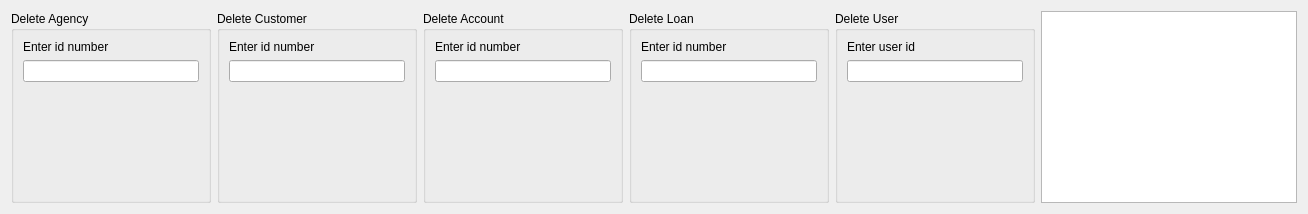
             <widget class="QWidget" name="tab_5">
              <attribute name="title">
               <string>Delete</string>
              </attribute>
              <layout class="QHBoxLayout" name="horizontalLayout_5">
               <item>
                <widget class="QGroupBox" name="gp_delete_agency">
                 <property name="minimumSize">
                  <size>
                   <width>200</width>
                   <height>0</height>
                  </size>
                 </property>
                 <property name="maximumSize">
                  <size>
                   <width>200</width>
                   <height>16777215</height>
                  </size>
                 </property>
                 <property name="title">
                  <string>Delete Agency</string>
                 </property>
                 <layout class="QVBoxLayout" name="verticalLayout_5">
                  <item>
                   <widget class="QLabel" name="label_5">
                    <property name="text">
                     <string>Enter id number</string>
                    </property>
                   </widget>
                  </item>
                  <item>
                   <widget class="QLineEdit" name="et_delete_agancy"/>
                  </item>
                  <item>
                   <spacer name="verticalSpacer_7">
                    <property name="orientation">
                     <enum>Qt::Vertical</enum>
                    </property>
                    <property name="sizeHint" stdset="0">
                     <size>
                      <width>20</width>
                      <height>40</height>
                     </size>
                    </property>
                   </spacer>
                  </item>
                 </layout>
                </widget>
               </item>
               <item>
                <widget class="QGroupBox" name="gp_delete_customer">
                 <property name="minimumSize">
                  <size>
                   <width>200</width>
                   <height>0</height>
                  </size>
                 </property>
                 <property name="maximumSize">
                  <size>
                   <width>200</width>
                   <height>16777215</height>
                  </size>
                 </property>
                 <property name="title">
                  <string>Delete Customer</string>
                 </property>
                 <layout class="QVBoxLayout" name="verticalLayout_12">
                  <item>
                   <widget class="QLabel" name="label_20">
                    <property name="text">
                     <string>Enter id number</string>
                    </property>
                   </widget>
                  </item>
                  <item>
                   <widget class="QLineEdit" name="et_delete_customer"/>
                  </item>
                  <item>
                   <spacer name="verticalSpacer_11">
                    <property name="orientation">
                     <enum>Qt::Vertical</enum>
                    </property>
                    <property name="sizeHint" stdset="0">
                     <size>
                      <width>20</width>
                      <height>40</height>
                     </size>
                    </property>
                   </spacer>
                  </item>
                 </layout>
                </widget>
               </item>
               <item>
                <widget class="QGroupBox" name="gp_delete_account">
                 <property name="minimumSize">
                  <size>
                   <width>200</width>
                   <height>0</height>
                  </size>
                 </property>
                 <property name="maximumSize">
                  <size>
                   <width>200</width>
                   <height>16777215</height>
                  </size>
                 </property>
                 <property name="title">
                  <string>Delete Account</string>
                 </property>
                 <layout class="QVBoxLayout" name="verticalLayout_13">
                  <item>
                   <widget class="QLabel" name="label_21">
                    <property name="text">
                     <string>Enter id number</string>
                    </property>
                   </widget>
                  </item>
                  <item>
                   <widget class="QLineEdit" name="et_delete_active"/>
                  </item>
                  <item>
                   <spacer name="verticalSpacer_12">
                    <property name="orientation">
                     <enum>Qt::Vertical</enum>
                    </property>
                    <property name="sizeHint" stdset="0">
                     <size>
                      <width>20</width>
                      <height>40</height>
                     </size>
                    </property>
                   </spacer>
                  </item>
                 </layout>
                </widget>
               </item>
               <item>
                <widget class="QGroupBox" name="gp_delete_loan">
                 <property name="minimumSize">
                  <size>
                   <width>200</width>
                   <height>0</height>
                  </size>
                 </property>
                 <property name="maximumSize">
                  <size>
                   <width>200</width>
                   <height>16777215</height>
                  </size>
                 </property>
                 <property name="title">
                  <string>Delete Loan</string>
                 </property>
                 <layout class="QVBoxLayout" name="verticalLayout_14">
                  <item>
                   <widget class="QLabel" name="label_22">
                    <property name="text">
                     <string>Enter id number</string>
                    </property>
                   </widget>
                  </item>
                  <item>
                   <widget class="QLineEdit" name="et_delete_loan"/>
                  </item>
                  <item>
                   <spacer name="verticalSpacer_13">
                    <property name="orientation">
                     <enum>Qt::Vertical</enum>
                    </property>
                    <property name="sizeHint" stdset="0">
                     <size>
                      <width>20</width>
                      <height>40</height>
                     </size>
                    </property>
                   </spacer>
                  </item>
                 </layout>
                </widget>
               </item>
               <item>
                <widget class="QGroupBox" name="gp_delete_user">
                 <property name="minimumSize">
                  <size>
                   <width>200</width>
                   <height>0</height>
                  </size>
                 </property>
                 <property name="maximumSize">
                  <size>
                   <width>200</width>
                   <height>16777215</height>
                  </size>
                 </property>
                 <property name="title">
                  <string>Delete User</string>
                 </property>
                 <layout class="QVBoxLayout" name="verticalLayout_19">
                  <item>
                   <widget class="QLabel" name="label_46">
                    <property name="text">
                     <string>Enter user id</string>
                    </property>
                   </widget>
                  </item>
                  <item>
                   <widget class="QLineEdit" name="et_delete_user"/>
                  </item>
                  <item>
                   <spacer name="verticalSpacer_19">
                    <property name="orientation">
                     <enum>Qt::Vertical</enum>
                    </property>
                    <property name="sizeHint" stdset="0">
                     <size>
                      <width>20</width>
                      <height>40</height>
                     </size>
                    </property>
                   </spacer>
                  </item>
                 </layout>
                </widget>
               </item>
               <item>
                <widget class="QTextBrowser" name="txt_delete">
                 <property name="font">
                  <font>
                   <pointsize>11</pointsize>
                  </font>
                 </property>
                </widget>
               </item>
              </layout>
             </widget>
